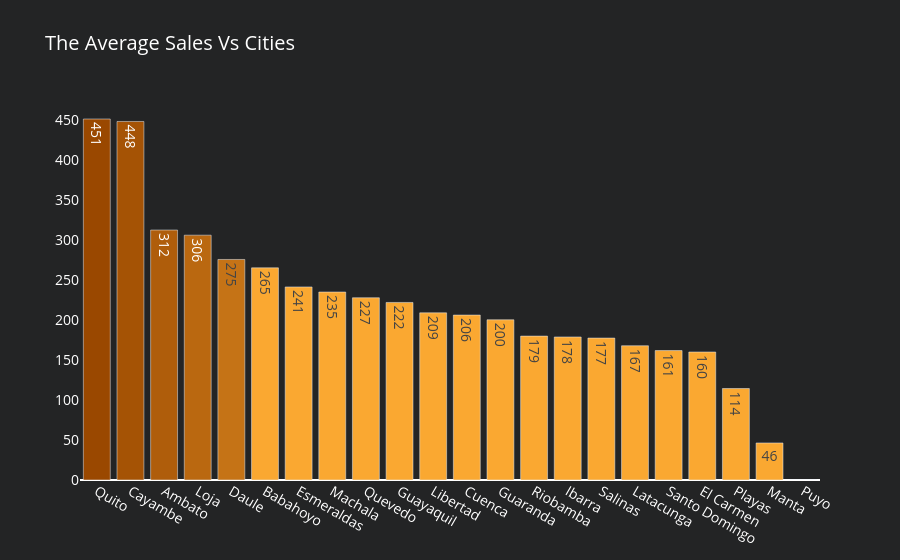

Notebook code cell kept with this figure:
### Markdown cell above
### The Average Sales Vs Cities

### Code cell
df_city_sa = df_train1.groupby('city').agg({"sales" : "mean"}).reset_index().sort_values(by='sales', ascending=False)
df_city_sa['color'] = colors['level10']
df_city_sa['color'][:1] = colors['level1']
df_city_sa['color'][1:2] = colors['level2']
df_city_sa['color'][2:3] = colors['level3']
df_city_sa['color'][3:4] = colors['level4']
df_city_sa['color'][4:5] = colors['level5']

fig4 = go.Figure(data=[go.Bar(y=df_city_sa['sales'],
                             x=df_city_sa['city'],
                             marker=dict(color= df_city_sa['color']),
                             name='State',
                             text=df_city_sa['sales'].astype(int),
                             textposition='auto',
                             hoverinfo='text',
                             hovertext=
                            '<b>City</b>:'+ df_city_sa['city'] +'<br>' +
                            '<b>Sales</b>:'+ df_city_sa['sales'].astype(int).astype(str) +'<br>' ,
                            # hovertemplate='Family: %{y}'+'<br>Sales: $%{x:.0f}'
                            )])
fig4.update_layout(title_text='The Average Sales Vs Cities',paper_bgcolor=colors['background'],plot_bgcolor=colors['background'],
                font=dict(
                size=14,
                color='white'))

fig4.update_yaxes(showgrid=False, categoryorder='total ascending')

### Figure 1 — Plotly figure (JSON) as saved in the notebook; plotly's stock layout.template omitted (floating-point values rounded to 4 significant figures)
{"data": [{"hoverinfo": "text", "hovertext": ["<b>City</b>:Quito<br><b>Sales</b>:451<br>", "<b>City</b>:Cayambe<br><b>Sales</b>:448<br>", "<b>City</b>:Ambato<br><b>Sales</b>:312<br>", "<b>City</b>:Loja<br><b>Sales</b>:306<br>", "<b>City</b>:Daule<br><b>Sales</b>:275<br>", "<b>City</b>:Babahoyo<br><b>Sales</b>:265<br>", "<b>City</b>:Esmeraldas<br><b>Sales</b>:241<br>", "<b>City</b>:Machala<br><b>Sales</b>:235<br>", "<b>City</b>:Quevedo<br><b>Sales</b>:227<br>", "<b>City</b>:Guayaquil<br><b>Sales</b>:222<br>", "<b>City</b>:Libertad<br><b>Sales</b>:209<br>", "<b>City</b>:Cuenca<br><b>Sales</b>:206<br>", "<b>City</b>:Guaranda<br><b>Sales</b>:200<br>", "<b>City</b>:Riobamba<br><b>Sales</b>:179<br>", "<b>City</b>:Ibarra<br><b>Sales</b>:178<br>", "<b>City</b>:Salinas<br><b>Sales</b>:177<br>", "<b>City</b>:Latacunga<br><b>Sales</b>:167<br>", "<b>City</b>:Santo Domingo<br><b>Sales</b>:161<br>", "<b>City</b>:El Carmen<br><b>Sales</b>:160<br>", "<b>City</b>:Playas<br><b>Sales</b>:114<br>", "<b>City</b>:Manta<br><b>Sales</b>:46<br>", "<b>City</b>:Puyo<br><b>Sales</b>:0<br>"], "marker": {"color": ["#9a4800", "#a55305", "#af5d0b", "#ba6810", "#c57316", "#faa831", "#faa831", "#faa831", "#faa831", "#faa831", "#faa831", "#faa831", "#faa831", "#faa831", "#faa831", "#faa831", "#faa831", "#faa831", "#faa831", "#faa831", "#faa831", "#faa831"]}, "name": "State", "text": [451, 448, 312, 306, 275, 265, 241, 235, 227, 222, 209, 206, 200, 179, 178, 177, 167, 161, 160, 114, 46, 0], "textposition": "auto", "x": ["Quito", "Cayambe", "Ambato", "Loja", "Daule", "Babahoyo", "Esmeraldas", "Machala", "Quevedo", "Guayaquil", "Libertad", "Cuenca", "Guaranda", "Riobamba", "Ibarra", "Salinas", "Latacunga", "Santo Domingo", "El Carmen", "Playas", "Manta", "Puyo"], "y": [451.4, 448.3, 312.6, 306.2, 275.8, 265.3, 241.4, 235.1, 227.9, 222.0, 209.0, 206.2, 200.4, 180.0, 178.9, 177.5, 167.9, 161.9, 160.1, 114.4, 46.32, 0], "type": "bar"}], "layout": {"title": {"text": "The Average Sales Vs Cities"}, "font": {"size": 14, "color": "white"}, "paper_bgcolor": "#232425", "plot_bgcolor": "#232425", "yaxis": {"showgrid": false, "categoryorder": "total ascending"}}}
